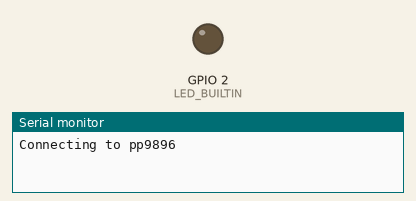
Recording of a sketch running on a simulated ESP32. On the bench: output pins drawn as LEDs (lit = HIGH), the last lines printed to the serial monitor. WiFi joins after 1.5 s; servers stay silent unless stated; the Firebase database answers and starts empty.

Above: at 0.1 s.
At 1.6 s:
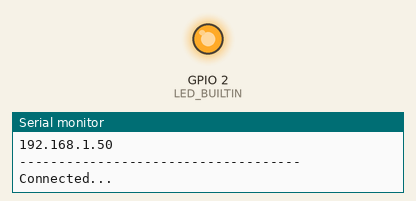
Timing chart, 0 to 3.1 s (numbered marks = the images above):
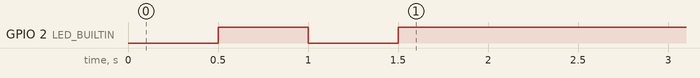

The sketch:

S004_Firebase2.ino
```cpp
#include<WiFi.h>
#include<FirebaseESP32.h>

#define WIFI_STA_NAME "pp9896"
#define WIFI_STA_PASS "airbus_a380"
#define LED_BUILTIN 2
#define FIREBASE_HOST "https://plant-demo-db733-default-rtdb.firebaseio.com/"
#define FIREBASE_AUTH "qBBWC8Rt5FuWp3bKgVIwQvaVHWHXWiIbds5btZpC"

FirebaseData firebaseData;
FirebaseJson json;
int Vresistor = A0;
int Vrdata = 0;
int i = 0;

void setup() {
  Serial.begin(115200);
  pinMode(LED_BUILTIN, OUTPUT);

  Serial.println();
  Serial.println();
  Serial.print("Connecting to ");
  Serial.println(WIFI_STA_NAME);

  WiFi.mode(WIFI_STA);
  WiFi.begin(WIFI_STA_NAME, WIFI_STA_PASS);

  while (WiFi.status() != WL_CONNECTED) {
    delay(500);
    Serial.print(".");
    digitalWrite(LED_BUILTIN, !digitalRead(LED_BUILTIN));
  }

  digitalWrite(LED_BUILTIN, HIGH);
  Serial.println("");
  Serial.println("WiFi connected");
  Serial.println("IP address: ");
  Serial.println(WiFi.localIP());


  Firebase.begin(FIREBASE_HOST, FIREBASE_AUTH);
  Firebase.reconnectWiFi(true);

  Firebase.setReadTimeout(firebaseData, 1000 * 60);

  Firebase.setwriteSizeLimit(firebaseData, "tiny");

  Serial.println("------------------------------------");
  Serial.println("Connected...");
}

void loop()
{
  if (Firebase.getString(firebaseData, "sensor/alpha"))
  {

    if (firebaseData.dataType() == "string")
    {
      Serial.println(firebaseData.stringData());
      Serial.println("Get data");
    }

  } else {
    Serial.println("Error");
  }
}
```
